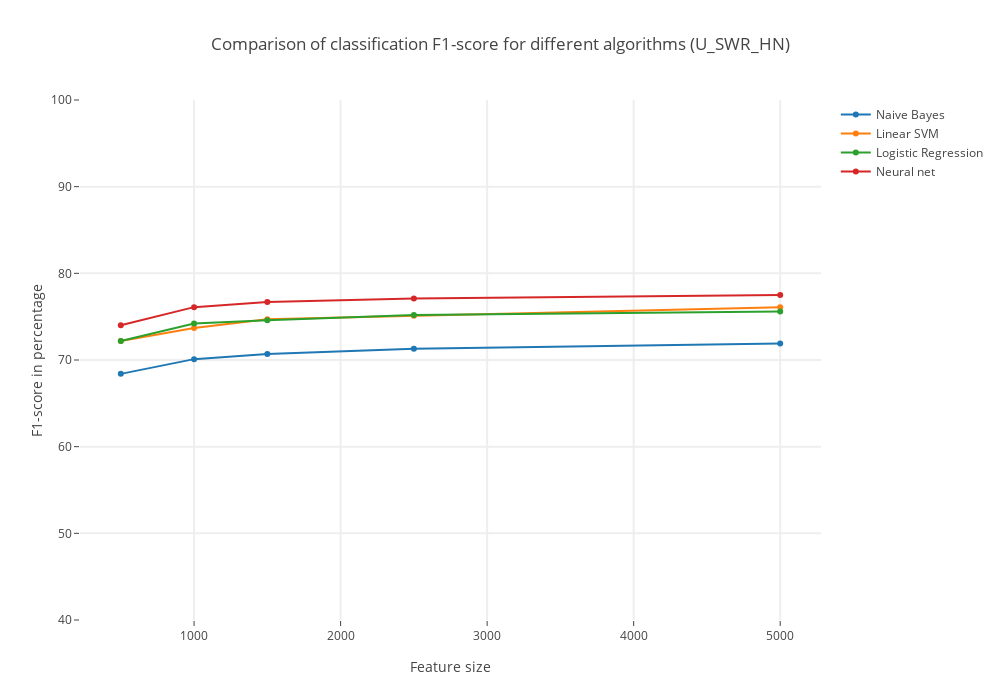

Notebook code for this chart:
### Code cell
## PLOT THE F1-SCORE
# Create traces
trace0 = Scatter(
    y = [nbdict3['500'][2]*100, nbdict3['1000'][3]*100, nbdict3['1500'][3]*100, nbdict3['2500'][3]*100, nbdict3['5000'][3]*100],
    x = [500,1000,1500,2500,5000],
    mode = 'lines+markers',
    name = 'Naive Bayes'
)
trace1 = Scatter(
    x = [500,1000,1500,2500,5000],
    y = [svmdict3['500'][3]*100, svmdict3['1000'][3]*100, svmdict3['1500'][3]*100, svmdict3['2500'][3]*100, svmdict3['5000'][3]*100],
    mode = 'lines+markers',
    name = 'Linear SVM'
)
trace2 = Scatter(
    x = [500,1000,1500,2500,5000],
    y = [lrdict3['500'][3]*100, lrdict3['1000'][3]*100, lrdict3['1500'][3]*100, lrdict3['2500'][3]*100, lrdict3['5000'][3]*100],
    mode = 'lines+markers',
    name = 'Logistic Regression'
)
trace3 = Scatter(
    x = [500,1000,1500,2500,5000],
    y = [mlpdict3['500'][3]*100, mlpdict3['1000'][3]*100, mlpdict3['1500'][3]*100, mlpdict3['2500'][3]*100, mlpdict3['5000'][3]*100],
    mode = 'lines+markers',
    name = 'Neural net'
)

layout = Layout(
    title= 'Comparison of classification F1-score for different algorithms (U_SWR_HN)',
    hovermode= 'closest',
    width=1000,
    height=700,
    xaxis= dict(
        title= 'Feature size',
        ticklen= 5,
        zeroline= False,
        gridwidth= 2,
    ),
    yaxis=dict(
        title= 'F1-score in percentage',
        ticklen= 5,
        range=[40,100],
        gridwidth= 2,
    )
)

data = [trace0,trace1,trace2,trace3]
fig = Figure(data=data, layout=layout)
iplot(fig)

### Figure 1 — Plotly figure (JSON) as saved in the notebook; plotly's stock layout.template omitted (floating-point values rounded to 4 significant figures)
{"data": [{"mode": "lines+markers", "name": "Naive Bayes", "type": "scatter", "x": [500, 1000, 1500, 2500, 5000], "y": [68.4, 70.1, 70.7, 71.3, 71.9]}, {"mode": "lines+markers", "name": "Linear SVM", "type": "scatter", "x": [500, 1000, 1500, 2500, 5000], "y": [72.2, 73.7, 74.7, 75.1, 76.1]}, {"mode": "lines+markers", "name": "Logistic Regression", "type": "scatter", "x": [500, 1000, 1500, 2500, 5000], "y": [72.2, 74.2, 74.6, 75.2, 75.6]}, {"mode": "lines+markers", "name": "Neural net", "type": "scatter", "x": [500, 1000, 1500, 2500, 5000], "y": [74, 76.1, 76.7, 77.1, 77.5]}], "layout": {"height": 700, "hovermode": "closest", "title": "Comparison of classification F1-score for different algorithms (U_SWR_HN)", "width": 1000, "xaxis": {"gridwidth": 2, "ticklen": 5, "title": "Feature size", "zeroline": false}, "yaxis": {"gridwidth": 2, "range": [40, 100], "ticklen": 5, "title": "F1-score in percentage"}}}
